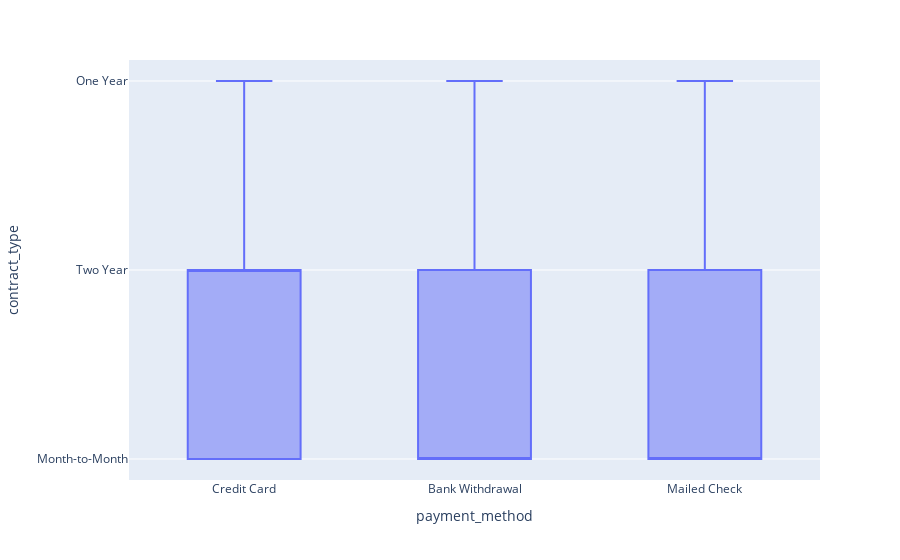

This figure's notebook cell:
### Code cell
fig = px.box(combined_df, x="payment_method", y ="contract_type") 
fig.show()

### Figure 1 — Plotly figure (JSON) as saved in the notebook; plotly's stock layout.template omitted (floating-point values rounded to 4 significant figures; data arrays with more than 128 entries replaced by an {"elided": "..."} marker saying what was removed)
{"data": [{"alignmentgroup": "True", "hovertemplate": "payment_method=%{x}<br>contract_type=%{y}<extra></extra>", "legendgroup": "", "marker": {"color": "#636efa"}, "name": "", "notched": false, "offsetgroup": "", "orientation": "v", "showlegend": false, "type": "box", "x": {"elided": "6991 str values"}, "x0": " ", "xaxis": "x", "y": {"elided": "6991 str values"}, "y0": " ", "yaxis": "y"}], "layout": {"boxmode": "group", "legend": {"tracegroupgap": 0}, "margin": {"t": 60}, "xaxis": {"anchor": "y", "domain": [0, 1], "title": {"text": "payment_method"}}, "yaxis": {"anchor": "x", "domain": [0, 1], "title": {"text": "contract_type"}}}}
